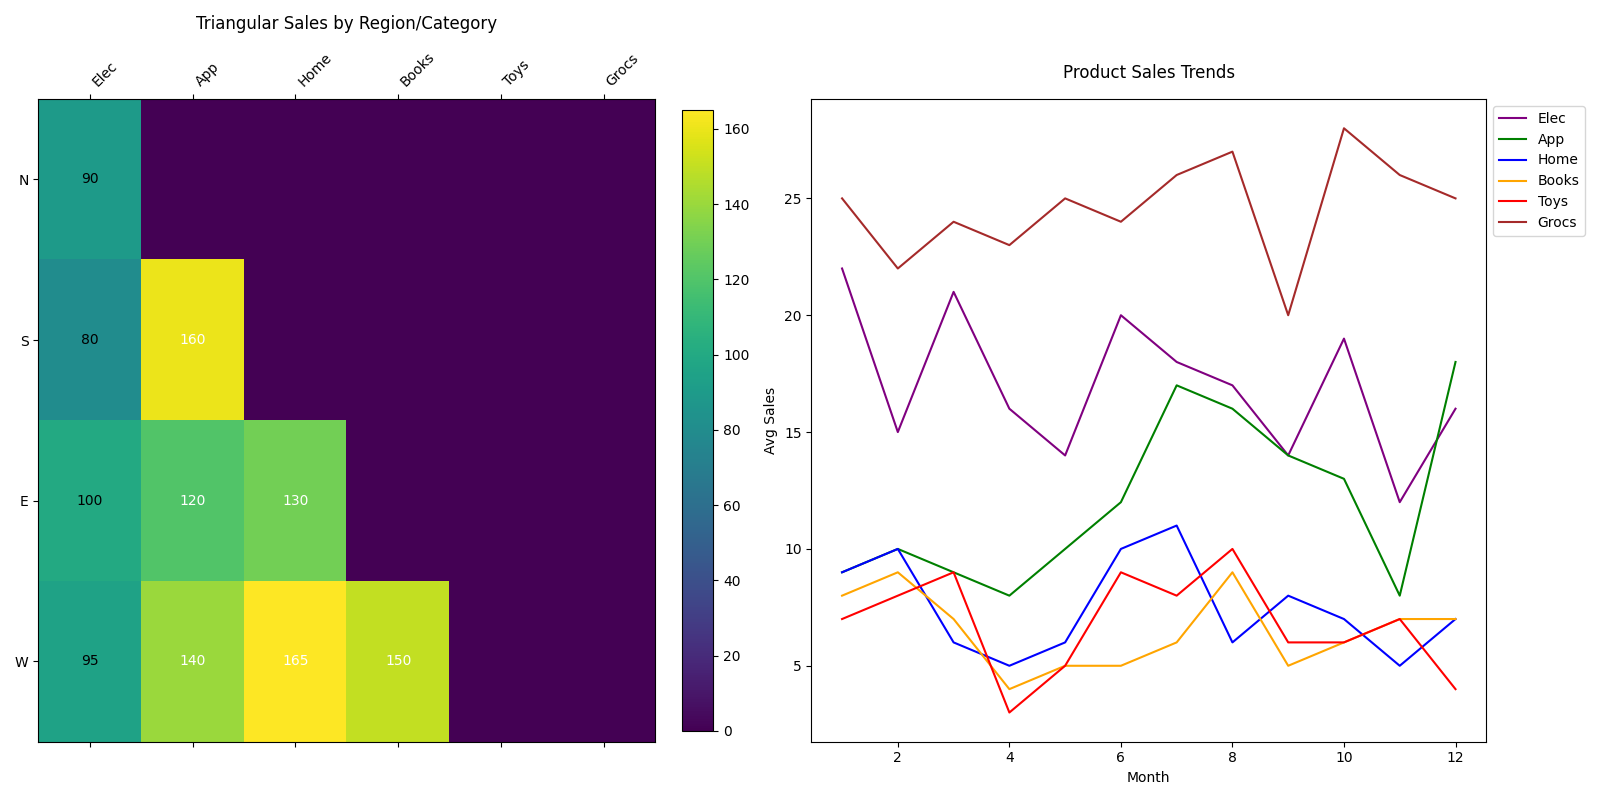

Recreate this plot in Python.
import matplotlib.pyplot as plt
import numpy as np

regions = ["N", "S", "E", "W"]
categories = ["Elec", "App", "Home", "Books", "Toys", "Grocs"]

sales_data = np.array([
    [90, 150, 130, 140, 120, 60],
    [80, 160, 180, 110, 130, 115],
    [100, 120, 130, 90, 140, 90],
    [95, 140, 165, 150, 110, 100],
])

product_trends = {
    "Elec": [22, 15, 21, 16, 14, 20, 18, 17, 14, 19, 12, 16],
    "App": [9, 10, 9, 8, 10, 12, 17, 16, 14, 13, 8, 18],
    "Home": [9, 10, 6, 5, 6, 10, 11, 6, 8, 7, 5, 7],
    "Books": [8, 9, 7, 4, 5, 5, 6, 9, 5, 6, 7, 7],
    "Toys": [7, 8, 9, 3, 5, 9, 8, 10, 6, 6, 7, 4],
    "Grocs": [25, 22, 24, 23, 25, 24, 26, 27, 20, 28, 26, 25]
}

trend_data = np.array([product_trends[category] for category in categories])

fig, (ax1, ax2) = plt.subplots(1, 2, figsize=(16, 8))

masked_data = np.tril(sales_data)

cax = ax1.matshow(masked_data, cmap='viridis', aspect='auto')
ax1.set_xticks(np.arange(len(categories)))
ax1.set_yticks(np.arange(len(regions)))
ax1.set_xticklabels(categories, rotation=45, ha='left')
ax1.set_yticklabels(regions)
fig.colorbar(cax, ax=ax1, orientation='vertical', fraction=0.046, pad=0.04)
ax1.set_title('Triangular Sales by Region/Category', pad=15)

for i in range(masked_data.shape[0]):
    for j in range(masked_data.shape[1]):
        if masked_data[i, j] != 0:
            ax1.text(j, i, f"{masked_data[i, j]:.0f}", ha='center', va='center', color='white' if masked_data[i, j] > 100 else 'black')

months = np.arange(1, 13)
colors = ['purple', 'green', 'blue', 'orange', 'red', 'brown']  # New shuffled colors
for i in range(trend_data.shape[0]):
    ax2.plot(months, trend_data[i], label=categories[i], color=colors[i])
ax2.set_title('Product Sales Trends', pad=15)
ax2.set_xlabel('Month')
ax2.set_ylabel('Avg Sales')
ax2.legend(loc='upper left', bbox_to_anchor=(1, 1))

plt.tight_layout()
plt.show()
